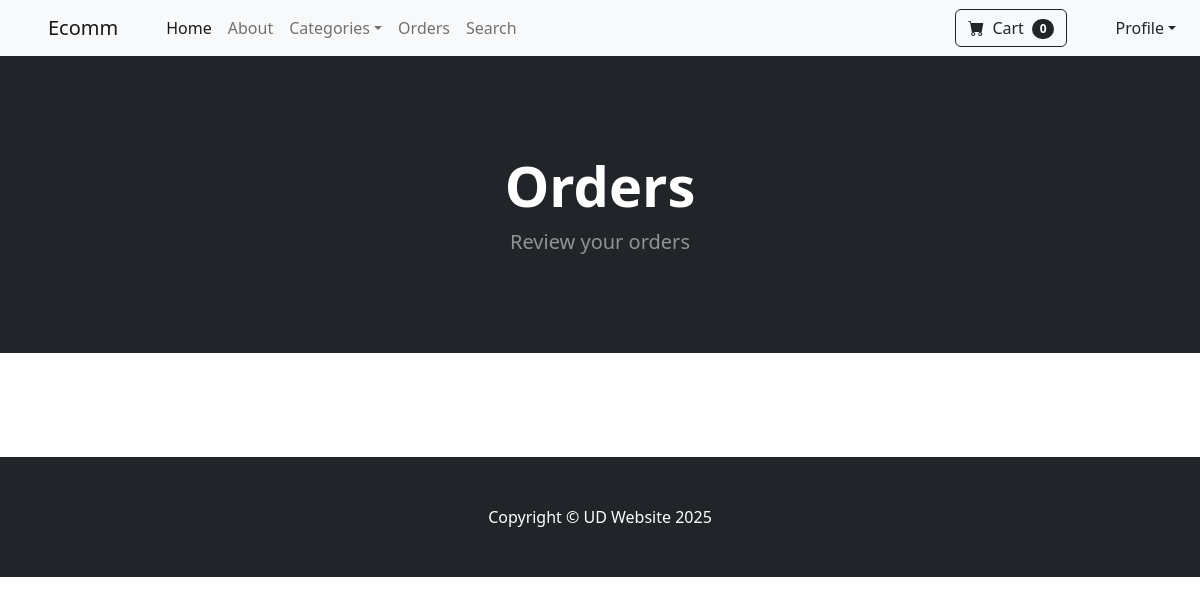
Before: /payment/orders/ (signed in) with the older database file.
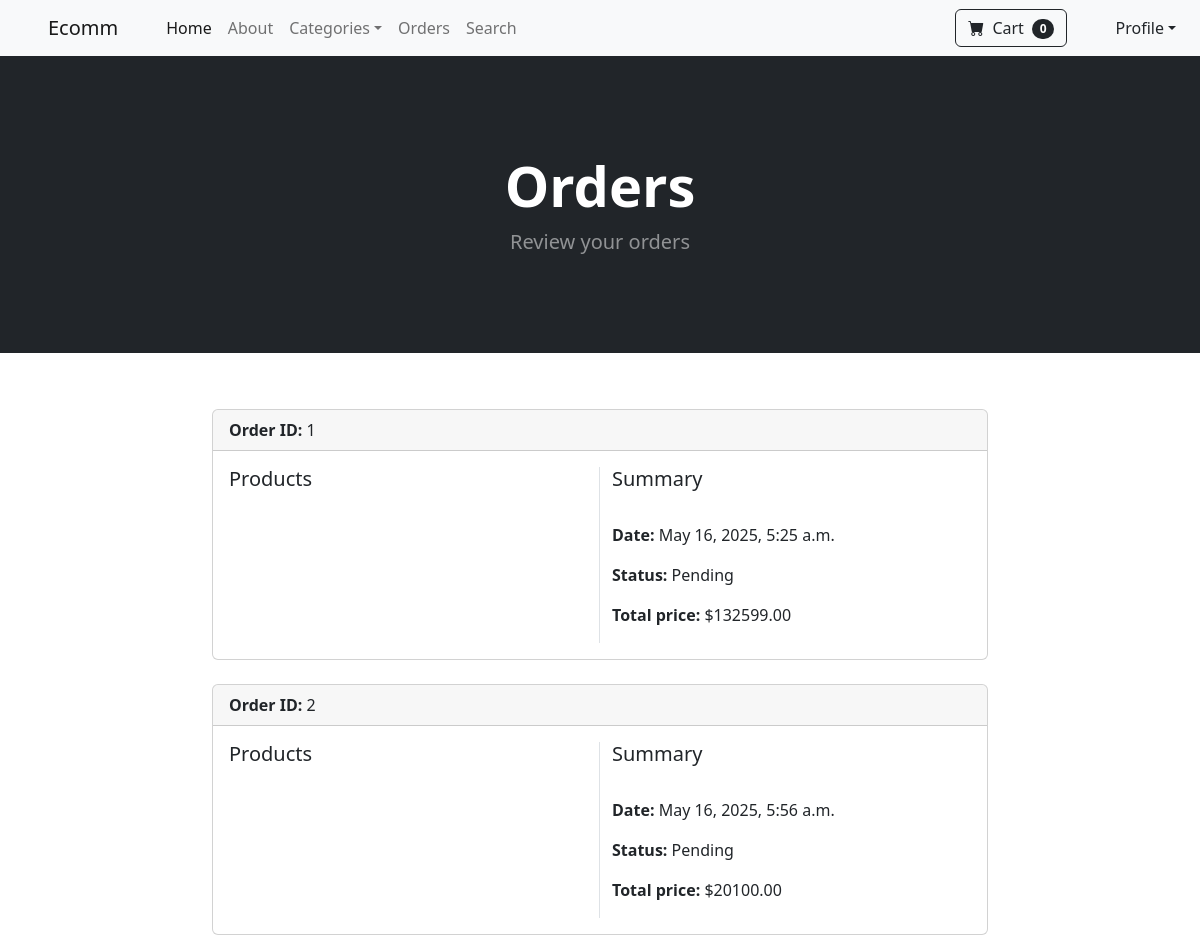
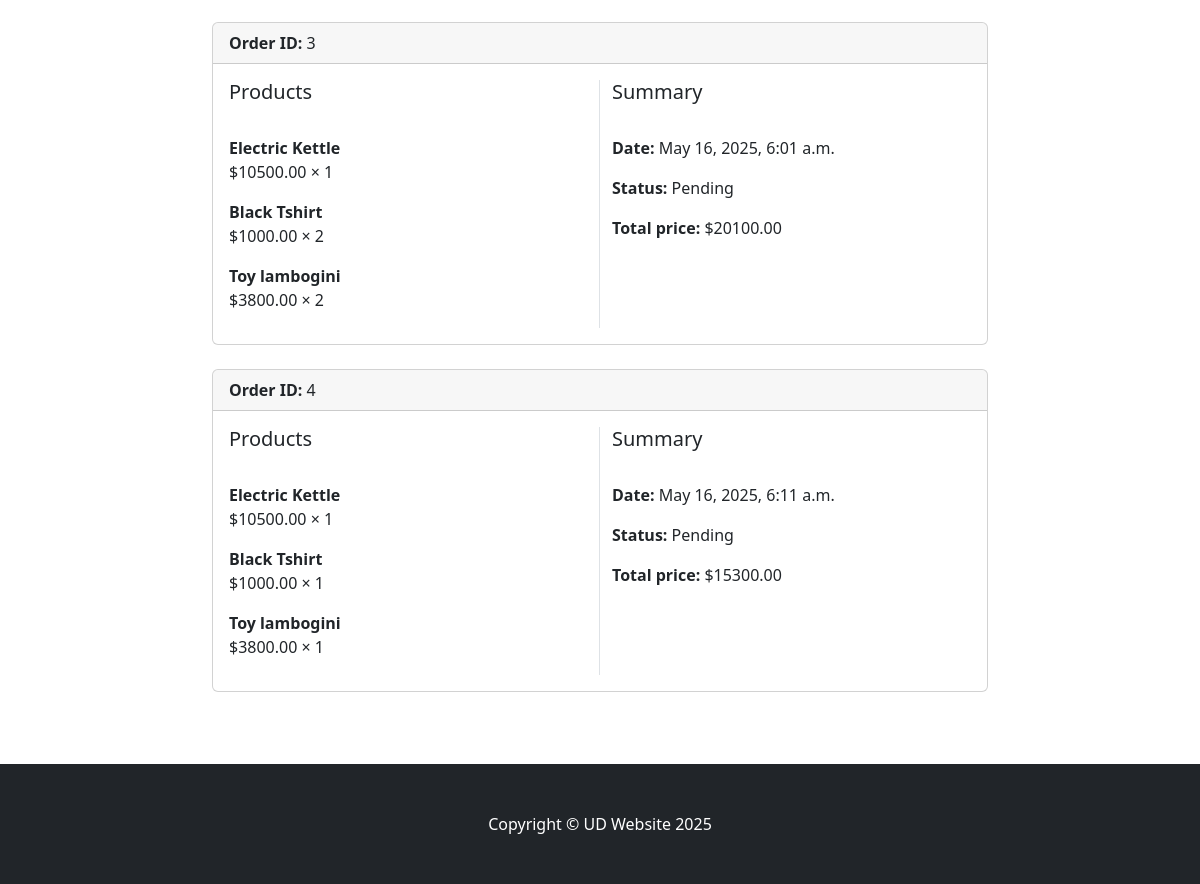
After: the same page with the newer database file (2 pictures, top to bottom).
### payment/models.py (models this page shows, shortened)
class Order(models.Model):
    user = models.ForeignKey(User, on_delete=models.CASCADE, null=True, blank=True)
    full_name = models.CharField(max_length=100)
    email = models.EmailField()
    shipping_address = models.TextField()
    amount_paid = models.DecimalField(max_digits=8, decimal_places=2)
    date_ordered = models.DateTimeField(auto_now_add=True)
    shipped = models.BooleanField(default=False)

class OrderItem(models.Model):
    order = models.ForeignKey(Order, on_delete=models.CASCADE, null=True, blank=True)
    product = models.ForeignKey(Product, on_delete=models.CASCADE, null=True, blank=True)
    user = models.ForeignKey(User, on_delete=models.CASCADE, null=True, blank=True)
    quantity = models.PositiveBigIntegerField(default=1)
    price = models.DecimalField(max_digits=8, decimal_places=2)

### ecomApp/models.py (models this page shows)
class Product(models.Model):
    name = models.CharField(max_length=50)
    price = models.DecimalField(max_digits=10, decimal_places=2)
    category = models.ForeignKey(Category, on_delete=models.CASCADE)
    description = models.CharField(max_length=100, null=True, blank=True)
    image = models.ImageField(upload_to='products/', blank=True, null=True)
    is_sale = models.BooleanField(default=False)
    sale_price = models.DecimalField(max_digits=10, decimal_places=2, blank=True, null=True)
    def __str__(self):
        return self.name

### payment/views.py (the view)
# urls.py: path('orders/', views.orders, name="orders"),
@login_required(login_url='login')
def orders(request):
    user_orders = Order.objects.filter(user=request.user)
    order_items = OrderItem.objects.filter(order__in=user_orders)
    context = {'user_orders': user_orders, 'order_items': order_items}
    return render(request, 'orders.html', context=context)

### ecomApp/context_processors.py (called while the page is built)
def categories_processor(request):
    categories = Category.objects.all()
    return {'categories': categories}

def cart_item_count(request):
    cart = Cart(request)
    items = cart.cart.keys()
    item_count = len(items)
    return {'item_count': item_count}

### templates/orders.html
{% extends 'base.html' %}
{% block content %}
{% load cart_item_total %}
{% include 'navigation.html' %}
<header class="bg-dark py-5">
    <div class="container px-4 px-lg-5 my-5">
        <div class="text-center text-white">
            <h1 class="display-4 fw-bolder">Orders</h1>
            <p class="lead fw-normal text-white-50 mb-0">Review your orders</p>
        </div>
    </div>
</header>
<section class="py-5">
    <div class="container mt-2 col-md-8">
        {% for order in user_orders %}
            <div class="card mb-4">
                <div class="card-header">
                    <strong>Order ID:</strong> {{ order.id }}
                </div>
                <div class="card-body">
                    <div class="row">
                        <div class="col-md-6 border-end">
                            <h5>Products</h5><br>
                            {% for item in order_items %}
                                {% if item.order.id == order.id %}
                                    <p>
                                        <strong>{{ item.product }}</strong><br>
                                        ${{ item.price }} × {{ item.quantity }}<br>
                                    </p>
                                {% endif %}
                            {% endfor %}
                        </div>
                        <div class="col-md-6">
                            <h5>Summary</h5><br>
                            <p><strong>Date:</strong> {{ order.date_ordered }}</p>
                            <p><strong>Status:</strong> {% if order.shipped %}Completed{% else %}Pending{% endif %}</p>
                            <p><strong>Total price:</strong> ${{ order.amount_paid }} </p>
                        </div>
                    </div>
                </div>
            </div>
        {% endfor %}
    </div>
</section>
{% include 'footer.html' %}
{% endblock %}

### templates/base.html (shortened to what this page needs)
<!DOCTYPE html>
{% load static %}
<html lang="en">
    <head>
        <link href="https://cdn.jsdelivr.net/npm/bootstrap-icons@1.5.0/font/bootstrap-icons.css" rel="stylesheet" />
        <link href="{% static 'css/styles.css' %}" rel="stylesheet" />
    </head>
    <body>
        {% block content %}
        {% endblock %}
    </body>
</html>

### templates/navigation.html (shortened to what this page needs)
<nav class="navbar navbar-expand-lg navbar-light bg-light">
    <div class="container px-4 px-lg-5">
        <a class="navbar-brand" href="{% url 'home' %}">Ecomm</a>
        <div class="collapse navbar-collapse" id="navbarSupportedContent">
            <ul class="navbar-nav me-auto mb-2 mb-lg-0 ms-lg-4">
                <li class="nav-item"><a class="nav-link active" aria-current="page" href="{% url 'home' %}">Home</a></li>
                <li class="nav-item"><a class="nav-link" href="{% url 'about' %}">About</a></li>
                <li class="nav-item dropdown">
                    <a class="nav-link dropdown-toggle" id="navbarDropdown" href="#!" role="button" data-bs-toggle="dropdown" aria-expanded="false">Categories</a>
                </li>
                {% if user.is_authenticated %}
                <li class="nav-item"><a class="nav-link" href="{% url 'orders' %}">Orders</a></li>
                {% endif %}
                <li class="nav-item"><a class="nav-link" href="{% url 'search' %}">Search</a></li>
            </ul>
            {% if user.is_authenticated %}
            <form class="d-flex">
                <a href="{% url 'view_cart' %}" class="btn btn-outline-dark" type="submit">
                    <i class="bi-cart-fill me-1"></i>
                    Cart
                    <span class="badge bg-dark text-white ms-1 rounded-pill">{{item_count}}</span>
                </a>
            </form>
            {% endif %}
        </div>
    </div>
    {% if user.is_authenticated %}
    <div class="nav-item dropdown me-4" style="right: 0;">
        <a class="nav-link dropdown-toggle" id="navbarDropdown" href="#!" role="button" data-bs-toggle="dropdown" aria-expanded="false">Profile</a>
    </div>
    {% endif %}
</nav>

### templates/footer.html
<footer class="py-5 bg-dark">
    <div class="container"><p class="m-0 text-center text-white">Copyright &copy; UD Website 2025</p></div>
</footer>

Changed rows visible on the page:
added Order: id "1", date_ordered "May 16, 2025, 5:25 a.m.", shipped "Pending", amount_paid "132599.00"
added Order: id "2", date_ordered "May 16, 2025, 5:56 a.m.", shipped "Pending", amount_paid "20100.00"
added Order: id "3", date_ordered "May 16, 2025, 6:01 a.m.", shipped "Pending", amount_paid "20100.00"
added OrderItem: product "Electric Kettle", price "10500.00", quantity "1", shown under "3"
added OrderItem: product "Black Tshirt", price "1000.00", quantity "2", shown under "3"
added OrderItem: product "Toy lambogini", price "3800.00", quantity "2", shown under "3"
added Order: id "4", date_ordered "May 16, 2025, 6:11 a.m.", shipped "Pending", amount_paid "15300.00"
added OrderItem: product "Electric Kettle", price "10500.00", quantity "1", shown under "4"
added OrderItem: product "Black Tshirt", price "1000.00", quantity "1", shown under "4"
added OrderItem: product "Toy lambogini", price "3800.00", quantity "1", shown under "4"
